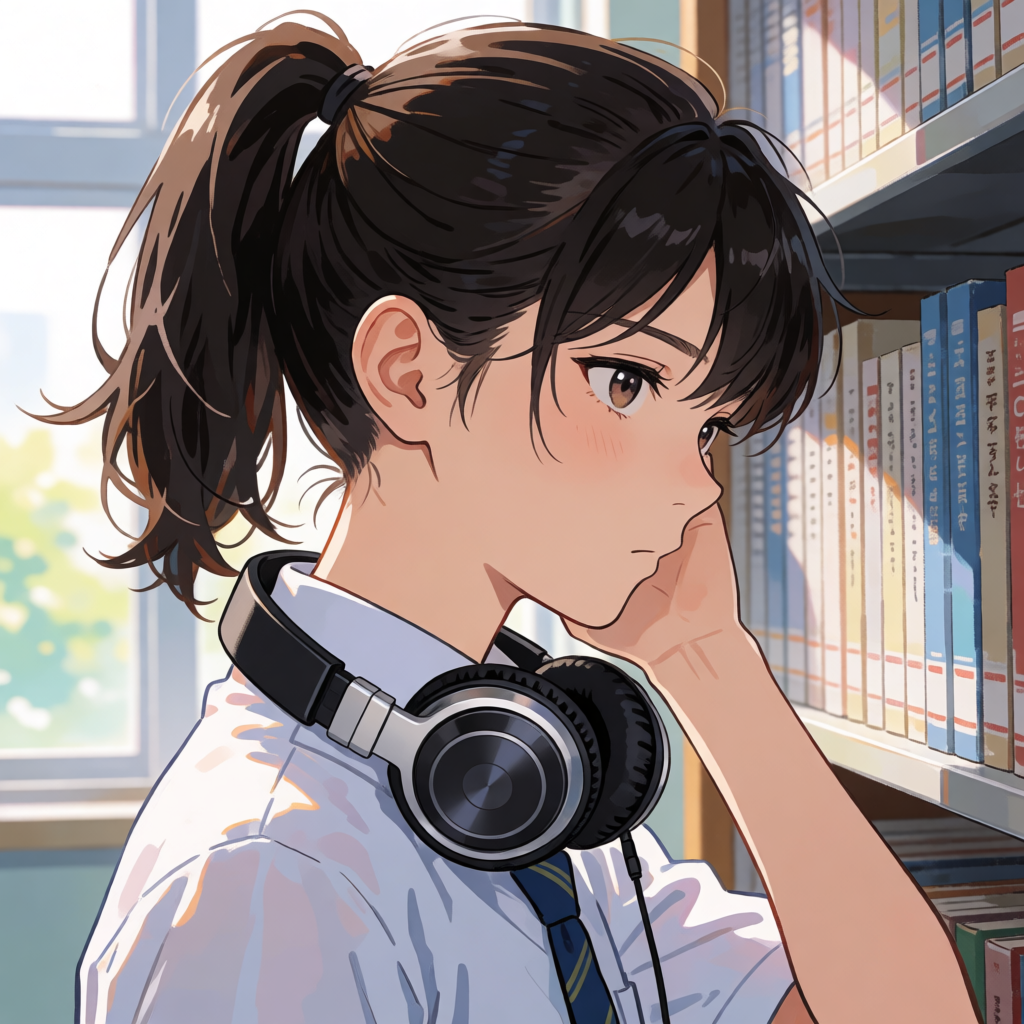

Here is the Python script that generated this plot:
import os
from huggingface_hub import InferenceClient

client = InferenceClient(
    provider="fal-ai",
    api_key=os.environ["HF_TOKEN"],
)

image = client.text_to_image(
    prompt="""
masterpiece, best quality, highly detailed, fresh school-life illustration,
bright youthful atmosphere, high ponytail hairstyle, cool distant gaze,
sharp refined eyes, small beauty mark under the eye,
handsome schoolboy with polished campus-idol look, stylish over-ear headphones,
side-profile composition, wearing headphones, immersed in music,
inside a quiet school library, cool distant mood, reserved expression
""",
    model="krea/Krea-2-Turbo",
)

image.save("krea_test.png")
print("saved to krea_test.png")
